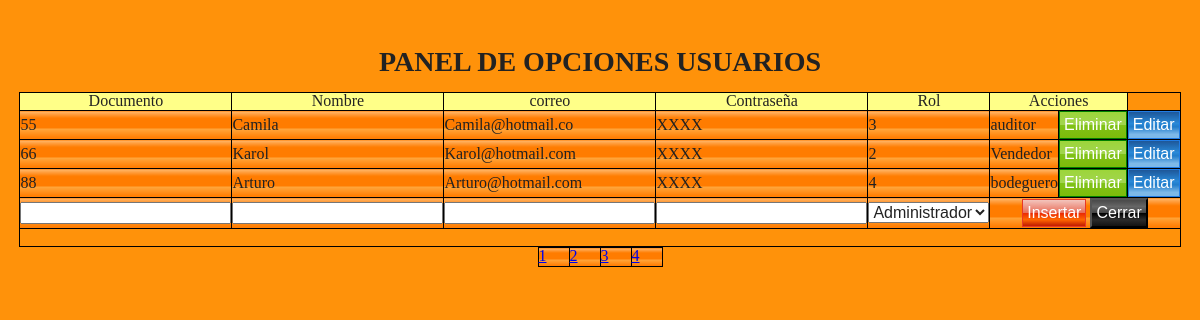
Page /scrud.php on the committed database.
### tables this page shows
CREATE TABLE `usuario` (
  `doc_user` int(11) NOT NULL,
  `nom_user` varchar(30) DEFAULT NULL,
  `rol` int(2) DEFAULT NULL,
  `correo` varchar(30) DEFAULT NULL,
  `contraseña` varchar(200) DEFAULT NULL
);

### scrud.php (the view, shortened to what this page needs)
<!DOCTYPE html>
<html lang="en">
<head>
    <link rel="stylesheet" href="./css/scrud.css">
</head>
<body>
    <?php
     include("connection/connection.php");
     $registros=3;
     if(isset($_GET["pagina"])){
             if($_GET["pagina"]==1){
                 header("location:index.php");
             }else{
                 $pagina=$_GET["pagina"];
             }
        }else{
              $pagina=1;
        }
        $empieza=($pagina-1)*$registros;
        $sql_total="SELECT * FROM usuario";
        $resultado=$base_de_datos->prepare($sql_total);
        $resultado->execute(array());
        $numfilas=$resultado->rowCount();
        $totalpagina=ceil($numfilas/$registros);
        $registros=$base_de_datos->query("SELECT * FROM usuario LIMIT $empieza,$registros")->fetchALL(PDO::FETCH_OBJ);
            ?>
    <h3 >PANEL DE OPCIONES USUARIOS</h3><br>
    <form action=" " method="post" autocomplete="off">
        <table align="center" border="" bordercolor="orange">
			<tr>
				<th>Documento</th>
				<th>Nombre</th>
                <th>correo</th>
				<th>Contraseña</th>
                <th>Rol</th>
				<th colspan="2">Acciones</th>
			</tr>
            <?php
            foreach ($registros as $persona) :?>
            <tr>
				<td><?php echo $persona->doc_user?></td>
				<td><?php echo $persona->nom_user?></td>
                <td><?php echo $persona->correo?></td>
                <td><?php echo'XXXX'?></td>
                <td><?php echo $persona->rol?></td>
				<?php
				if($persona->rol==1){
					$aux="Administrador"
					?>
					<td><?php echo $aux;?></td>
				<?php
				}elseif($persona->rol==2){
					$aux="Vendedor"
					?>
					<td><?php echo $aux;?></td>
				<?php
				}elseif($persona->rol==3){
					$aux="auditor"
					?>
					<td><?php echo $aux;?></td>
				<?php
                }else{
					$aux="bodeguero"
					?>
					<td><?php echo $aux;?></td>
				<?php
                }
			?>
            <td><a href="./administrador/eliminar.php?id=<?php echo $persona->doc_user?> & nom=<?php echo $persona->nom_user?> & co=<?php echo $persona->correo?> & pas=<?php echo $persona->contraseña?> & tip=<?php echo $persona->rol?>"><input type="button" name="elimina" id="elimina" value="Eliminar"></a></td>
            <td><a href="./administrador/editar.php?id=<?php echo $persona->doc_user?> & nom=<?php echo $persona->nom_user?> & co=<?php echo $persona->correo?> & pas=<?php echo $persona->contraseña?> & tip=<?php echo $persona->rol?>"><input type="button" class="edita" name="edita" value="Editar"></a></td></tr>
            <?php
			endforeach;
			?>
			<td><input type="text" name="idu"></td>
			<td><input type="text" name="nomb"></td>
            <td><input type="text" name="correo"></td>
			<td><input type="password" name="clave" ></td>
			<td><select name="rol">
			<?php
            $sql= "SELECT * FROM tipo";
			$resultado=$base_de_datos->prepare($sql);
			$resultado->execute(array());
			while($registro=$resultado->fetch(PDO::FETCH_ASSOC)){
			?>
            <option value="<?php echo $registro['rol'];?>"><?php echo $registro['rol_nom']?></option>
				<?php
				}
            ?>
            </select> </td>
            <td colspan="5" align="center"><input  type="submit" id="inserta" name="inserta" value="Insertar" >
            <a href="administrador/index.php"><input type="button" name="admin" class="cerrar" value="Cerrar"onmouseup="window.close()"></a></td>
            <tr>
        </table>
    </form>
    <table border="0" align="center">
        <tr>
    <?php
    for($i=1; $i<=$totalpagina; $i++){
    ?>
        <td><?php echo " <a href='?pagina=" . $i . "'>" . $i . "  </a>  ";?></td>
    <?php
    }
    ?>
        </tr>
    </table>
</body>
</html>

### css/scrud.css (style rules this page uses)
* { margin: 0px; padding: 0%; }
body { width: 100%; height: auto; background: #ff920a; }
h3 { text-align: center; font-family: 'Times New Roman', Times, serif; font-size: 28px; font-weight: bold; margin-top: 48px; }
table { border-collapse: collapse; margin: auto; }
table, tr, th, td { border: 1px solid black; }
td, tr { width: 30px; height: 18px; }
table th { background-color: #ffff88; background: -moz-linear-gradient(top, #ffff88 0%, #ffff88 62%); background: -webkit-linear-gradient(top, #ffff88 0%, #ffff88 62%); background: linear-gradient(to bottom, #ffff88 0%, #ffff88 62%); filter: progid: DXImageTransform.Microsoft.gradient( startColorstr='#ffff88', endColorstr='#ffff88', GradientType=0); }
table td { background-color: #ffb76b; background: -moz-linear-gradient(top, #ffb76b 0%, #ff7c00 24%, #ff7c00 62%, #ffa73d 55%, #ff7f04 93%); background: -webkit-linear-gradient(top, #ffb76b 0%, #ff7c00 24%, #ff7c00 62%, #ffa73d 55%, #ff7f04 93%); background: linear-gradient(to bottom, #ffb76b 0%, #ff7c00 24%, #ff7c00 62%, #ffa73d 55%, #ff7f04 93%); filter: progid: DXImageTransform.Microsoft.gradient( startColorstr='#ffb76b', endColorstr='#ff7f04', GradientType=0); }
#elimina { background-color: #9dd53a; background: -moz-linear-gradient(top, #9dd53a 0%, #a1d54f 50%, #80c217 51%, #7cbc0a 100%); background: -webkit-linear-gradient(top, #9dd53a 0%, #a1d54f 50%, #80c217 51%, #7cbc0a 100%); background: linear-gradient(to bottom, #9dd53a 0%, #a1d54f 50%, #80c217 51%, #7cbc0a 100%); filter: progid: DXImageTransform.Microsoft.gradient( startColorstr='#9dd53a', endColorstr='#7cbc0a', GradientType=0); border: 1px solid green; color: white; padding: 4px 4px; text-align: center; text-decoration: none; display: inline-block; font-size: 16px; cursor: pointer; }
.edita { background-color: #1e5799; background: -moz-linear-gradient(top, #1e5799 0%, #2989d8 44%, #207cca 57%, #7db9e8 86%); background: -webkit-linear-gradient(top, #1e5799 0%, #2989d8 44%, #207cca 57%, #7db9e8 86%); background: linear-gradient(to bottom, #1e5799 0%, #2989d8 44%, #207cca 57%, #7db9e8 86%); filter: progid: DXImageTransform.Microsoft.gradient( startColorstr='#1e5799', endColorstr='#7db9e8', GradientType=0); border: 1px solid #207ce5; color: white; padding: 4px 4px; text-align: center; text-decoration: none; display: inline-block; font-size: 16px; cursor: pointer; }
#inserta { background-color: #f3c5bd; background: -moz-linear-gradient(top, #f3c5bd 0%, #e86c57 50%, #ea2803 50%, #ff6600 76%, #c72200 97%); background: -webkit-linear-gradient(top, #f3c5bd 0%, #e86c57 50%, #ea2803 50%, #ff6600 76%, #c72200 97%); background: linear-gradient(to bottom, #f3c5bd 0%, #e86c57 50%, #ea2803 50%, #ff6600 76%, #c72200 97%); filter: progid: DXImageTransform.Microsoft.gradient( startColorstr='#f3c5bd', endColorstr='#c72200', GradientType=0); border: 1px solid #e73827; color: white; padding: 4px 4px; text-align: center; text-decoration: none; display: inline-block; font-size: 16px; cursor: pointer; }
.cerrar { background-color: rgb(76, 76, 76); background: -moz-linear-gradient(top, rgba(76, 76, 76, 1) 3%, rgba(89, 89, 89, 1) 14%, rgba(102, 102, 102, 1) 25%, rgba(71, 71, 71, 1) 48%, rgba(44, 44, 44, 1) 50%, rgba(0, 0, 0, 1) 51%, rgba(17, 17, 17, 1) 60%, rgba(28, 28, 28, 1) 66%, rgba(28, 28, 28, 1) 66%, rgba(43, 43, 43, 1) 76%, rgba(19, 19, 19, 1) 100%); background: -webkit-linear-gradient(top, rgba(76, 76, 76, 1) 3%, rgba(89, 89, 89, 1) 14%, rgba(102, 102, 102, 1) 25%, rgba(71, 71, 71, 1) 48%, rgba(44, 44, 44, 1) 50%, rgba(0, 0, 0, 1) 51%, rgba(17, 17, 17, 1) 60%, rgba(28, 28, 28, 1) 66%, rgba(28, 28, 28, 1) 66%, rgba(43, 43, 43, 1) 76%, rgba(19, 19, 19, 1) 100%); background: linear-gradient(to bottom, rgba(76, 76, 76, 1) 3%, rgba(89, 89, 89, 1) 14%, rgba(102, 102, 102, 1) 25%, rgba(71, 71, 71, 1) 48%, rgba(44, 44, 44, 1) 50%, rgba(0, 0, 0, 1) 51%, rgba(17, 17, 17, 1) 60%, rgba(28, 28, 28, 1) 66%, rgba(28, 28, 28, 1) 66%, rgba(43, 43, 43, 1) 76%, rgba(19, 19, 19, 1) 100%); filter: progid: DXImageTransform.Microsoft.gradient( startColorstr='#4c4c4c', endColorstr='#131313', GradientType=0); border: 1px solid rgba; color: white; padding: 4px 4px; text-align: center; text-decoration: none; display: inline-block; font-size: 16px; cursor: pointer; }

### rows in the picture
usuario: doc_user "55", nom_user "Camila", correo "Camila@hotmail.co", rol "3", rol "auditor"
usuario: doc_user "66", nom_user "Karol", correo "Karol@hotmail.com", rol "2", rol "Vendedor"
usuario: doc_user "88", nom_user "Arturo", correo "Arturo@hotmail.com", rol "4", rol "bodeguero"

### other values in the picture
form field rol "Administrador"
